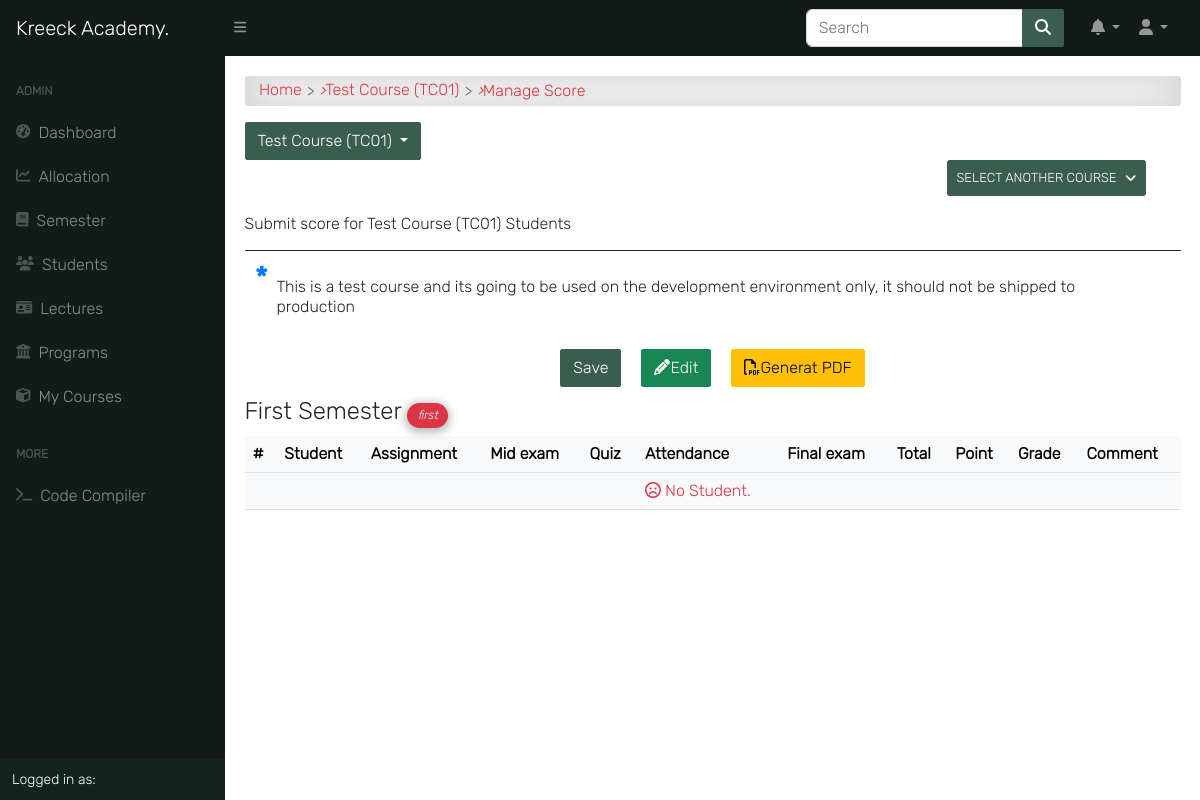
Screenshot of /result/manage-score/1/ (signed in) with the database file from the repository.
### course/models.py (models this page shows, shortened)
class Course(models.Model):
    slug = models.SlugField(blank=True, unique=True)
    title = models.CharField(max_length=200, null=True)
    code = models.CharField(max_length=200, unique=True, null=True)
    credit = models.IntegerField(null=True, default=0)
    summary = models.TextField(max_length=200, blank=True, null=True)
    program = models.ForeignKey(Program, on_delete=models.CASCADE)
    level = models.CharField(max_length=25, choices=LEVEL, null=True)
    year = models.IntegerField(choices=YEARS, default=0)
    semester = models.CharField(choices=SEMESTER, max_length=200)
    is_elective = models.BooleanField(default=False, blank=True, null=True)
    price = models.DecimalField(max_digits=10, decimal_places=2, default=0.00)
    objects = CourseManager()
    def __str__(self):
        return "{0} ({1})".format(self.title, self.code, self.price)
    def get_absolute_url(self):
        return reverse('course_detail', kwargs={'slug': self.slug})

### app/models.py (models this page shows)
class Semester(models.Model):
    semester = models.CharField(max_length=10, choices=SEMESTER, blank=True)
    is_current_semester = models.BooleanField(default=False, blank=True, null=True)
    session = models.ForeignKey(Session, on_delete=models.CASCADE, blank=True, null=True)
    next_semester_begins = models.DateField(null=True, blank=True)
    def __str__(self):
        return self.semester

class Session(models.Model):
    session = models.CharField(max_length=200, unique=True)
    is_current_session = models.BooleanField(default=False, blank=True, null=True)
    next_session_begins = models.DateField(blank=True, null=True)
    def __str__(self):
        return self.session

### result/views.py (the view, shortened to what this page needs)
# urls.py: path('manage-score/<int:id>/', add_score_for, name='add_score_for'),
@login_required
@lecturer_required
def add_score_for(request, id):
    current_session = Session.objects.get(is_current_session=True)
    current_semester = get_object_or_404(Semester, is_current_semester=True, session=current_session)
    if request.method == 'GET':
        courses = Course.objects.filter(allocated_course__lecturer__pk=request.user.id).filter(
            semester=current_semester)
        course = Course.objects.get(pk=id)
        students = TakenCourse.objects.filter(course__allocated_course__lecturer__pk=request.user.id).filter(
            course__id=id).filter(course__semester=current_semester)
        context = {
            "title": "Submit Score | Kreeck Academy",
            "courses": courses,
            "course": course,
            "students": students,
            "current_session": current_session,
            "current_semester": current_semester,
        }
        return render(request, 'result/add_score_for.html', context)

### templates/result/add_score_for.html (shortened to what this page needs)
{% extends 'base.html' %}
{% load static %}
{% block content %}
<div id="input-nav"><a href="{% url 'home' %}" class="primary1">Home</a> <i>&rsaquo;</i>
    <a href="{{ course.get_absolute_url }}" class="primary1">{{ course }}</a> <i>&rsaquo;</i> Manage Score</div>
<div class="dropdown">
    <button class="btn btn-primary dropdown-toggle" type="button" id="dropdownMenuButton" data-toggle="dropdown" aria-haspopup="true" aria-expanded="false">
        {{ course }}
    </button>
</div>
 <div style="margin-left: 75%; margin-right: 0;" class="drop-down">
    <a class="add-button" href="#">Select another course<i class="fas fa-angle-down fa-pull-right"></i></a>
</div>
<p class="title">Submit score for {{ course }} Students</p>
<div class="title-line"></div>
<p class="program-description">{{ course.summary }}</p>
<form action="" method="POST">
    <div class="btn-flex">
        <button title="Save Score" type="submit" class="btn btn-primary">Save</button>
        <span title="Allow editing" class="btn btn-success"><i class="fas fa-pencil-alt"></i>Edit</span>
        <a target="_blank" href="{% url 'result_sheet_pdf_view' id=course.id %}">
            <span data-toggle="tooltip" title="Print Result sheet" class="btn btn-warning">
                <i class="far fa-file-pdf"></i>Generat PDF
            </span>
        </a>
    </div>
    <h4>{{ current_semester }} Semester <i class="info-text bg-danger">{{ current_session }}</i></h4>
    <div class="table-responsive">
        <table class="table table-light">
            <thead>
                <tr>
                    <th>#</th>
                    <th>Student</th>
                    <th>Assignment</th>
                    <th>Mid exam</th>
                    <th>Quiz</th>
                    <th>Attendance</th>
                    <th>Final exam</th>
                    <th>Total</th>
                    <th>Point</th>
                    <th>Grade</th>
                    <th>Comment</th>
                </tr>
            </thead>
            <tbody>
                {% for student in students %}
                <tr>
                    <td>{{ forloop.counter }}</td>
                    <td><a href="{{ student.student.student.get_absolute_url }}">{{ student.student.student.username }}</a></td>
                    <td>
                        <input id="assignment" type="number" name="{{ student.id }}" value="{{ student.assignment }}" width="20px">
                    </td>
                    <td>
                        <input id="mid_exam" type="number" name="{{ student.id }}" value="{{ student.mid_exam }}">
                    </td>
                    <td>
                        <input id="quiz" type="number" name="{{ student.id }}" value="{{ student.quiz }}">
                    </td>
                    <td>
                        <input id="attendance" type="number" name="{{ student.id }}" value="{{ student.attendance }}">
                    </td>
                    <td>
                        <input id="final_exam" type="number" name="{{ student.id }}" value="{{ student.final_exam }}">
                    </td>
                    <td>{{ student.total }}</td>
                    <td>{{ student.point }}</td>
                    <td class="{% if student.grade == 'F' %}danger{% else %}success{% endif %}">{{ student.grade }}</td>
                    {% if student.comment == 'PASS' %}
                    <td class="success"><i class="fas fa-check-circle"></i> {{ student.comment }}</td>
                    {% elif student.comment == 'FAIL' %}
                    <td class="danger"><i class="fas fa-exclamation-circle"></i> {{ student.comment }}</td>
                    {% else %}<td></td>
                    {% endif %}
                    {% empty %}
                    <tr>
                        <td></td>
                        <td></td>
                        <td></td>
                        <td></td>
                        <td></td>
                        <td>
                            <span class="text-danger">
                                <i class="far fa-frown"></i> No Student.
                            </span>
                        </td>
                        <td></td>
                        <td></td>
                        <td></td>
                        <td></td>
                        <td></td>
                    </tr>
                {% endfor %}
            </tbody>
        </table>
    </div>
</form>
{% endblock content %}

### static/css/all.css (style rules this page uses)
.fa-pull-right { float: right; }
.fa-angle-down:before { content: "\f107"; }
.fa-file-pdf:before { content: "\f1c1"; }

### static/css/style.css (style rules this page uses)
*, body { font-family: "Inter", sans-serif; }
body { background-color: #ffffff; }
.btn { border-radius: 2px; }
.table td, .table th { vertical-align: middle; }
.btn-flex { display: -webkit-box; display: -ms-flexbox; display: flex; -webkit-box-pack: center; -ms-flex-pack: center; justify-content: center; -ms-flex-wrap: wrap; flex-wrap: wrap; margin: 10px auto; }
form > .btn-flex > a, form > .btn-flex > span, form > .btn-flex > button { margin: 0 10px; }
.info-text { display: -webkit-inline-box; display: -ms-inline-flexbox; display: inline-flex; padding: 5px 10px; font-size: 12px; color: #fff; background: #17a2b8; border-radius: 2em; -webkit-box-shadow: 0px 2px 10px 2px rgba(0, 0, 0, 0.3); box-shadow: 0px 2px 10px 2px rgba(0, 0, 0, 0.3); }
.dropdown { display: -webkit-box; display: -ms-flexbox; display: flex; -webkit-box-align: center; -ms-flex-align: center; align-items: center; position: relative; }
.drop-down { display: -webkit-box; display: -ms-flexbox; display: flex; -webkit-box-align: center; -ms-flex-align: center; align-items: center; position: relative; }
#input-nav { display: -webkit-box; display: -ms-flexbox; display: flex; -ms-flex-wrap: wrap; flex-wrap: wrap; -webkit-box-align: center; -ms-flex-align: center; align-items: center; padding: 0.3rem 0.9rem; margin-bottom: 1rem; color: #dc3545; border-radius: 3px; background-color: #fff !important; -webkit-box-shadow: inset 0 0 2.5rem rgba(0, 0, 0, 0.2); box-shadow: inset 0 0 2.5rem rgba(0, 0, 0, 0.2); }
#input-nav a { color: #dc3545; }
#input-nav a::after { content: ">"; color: #666; margin: 0 5px; vertical-align: middle; }
a { color: #666; text-decoration: none; }
.program-description { position: relative; padding: 1rem 2rem; }
.program-description::before { content: "*"; position: absolute; top: 0; left: 10px; color: #007bff; font-weight: bold; font-size: 30px; margin-right: 1rem; }
.add-button { display: -webkit-inline-box; display: -ms-inline-flexbox; display: inline-flex; -webkit-box-align: center; -ms-flex-align: center; align-items: center; text-transform: uppercase; text-align: center; background:#3b5d50; color: #fff; padding: 10px; margin-bottom: 10px; cursor: pointer; border-radius: 3px; -webkit-transition: 0.5s; transition: 0.5s; font-size: 13px; }
.add-button .fa-angle-down { margin-left: 8px; }
.title-line { height: 1px; background-color: #212529; border-radius: 2em; margin: 10px auto; }

### rows the page displays
Course: title+code+price "Test Course (TC01)", summary "This is a test course and its going to be used on the development environment only, it should not be shipped to production"
Semester: semester "First"
Session: session "first"
